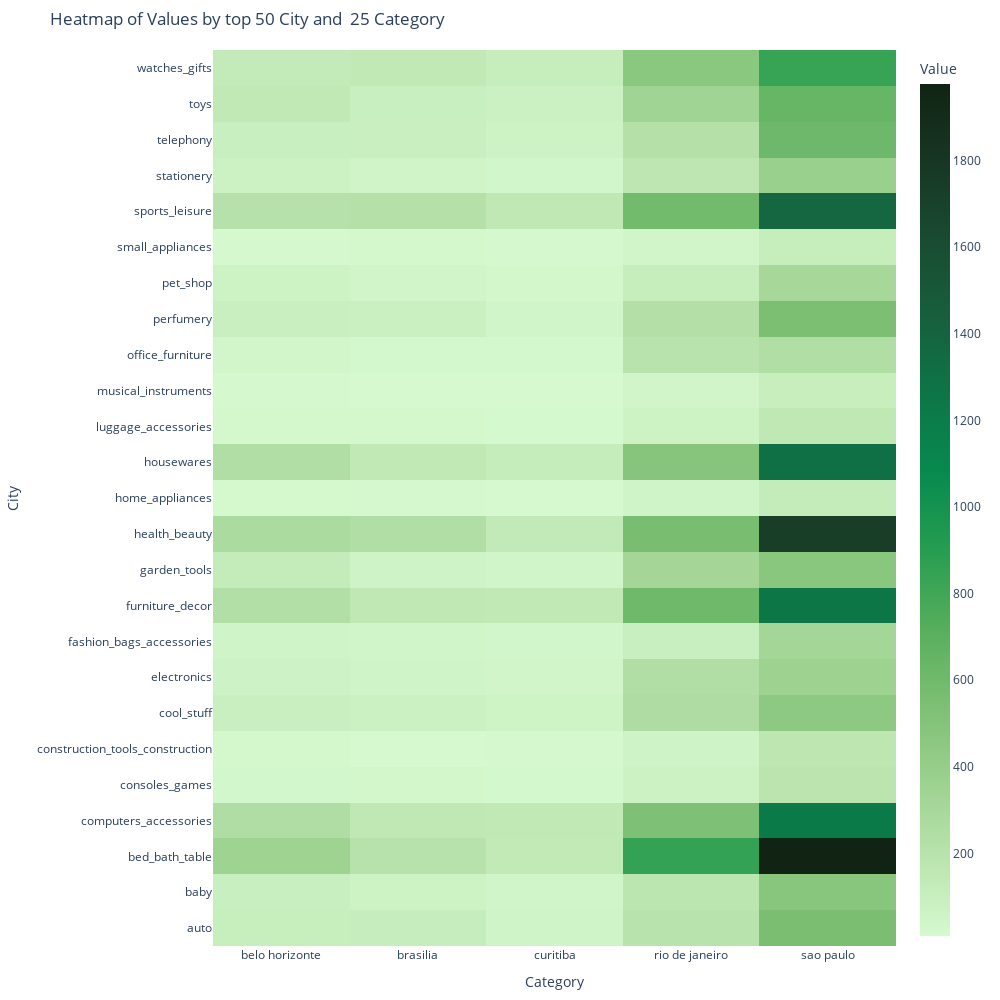

The code cell stored with this chart in its notebook:
### Code cell
import plotly.graph_objects as go

# Assuming you have 'pivot_table' from the previous example
# If not, you can create a sample DataFrame and pivot_table as follows:
# pivot_table = pd.pivot_table(df, values='Value', index='Date', columns='Category', aggfunc='sum')

# Define the trace for the heatmap
trace = go.Heatmap(
    z=pivot_table.values,
    x=pivot_table.columns,
    y=pivot_table.index,
    colorscale='algae',  # You can choose any colorscale
    colorbar=dict(title='Value'),  # Title for the colorbar
    zmin=pivot_table.values.min(),  # Min value for the color scale
    zmax=pivot_table.values.max(),  # Max value for the color scale
    hoverongaps=False  # Prevent displaying hover information for missing values
)

# Define the layout
layout = go.Layout(
    title='Heatmap of Values by top 50 City and  25 Category',
    xaxis=dict(title='Category'),
    yaxis=dict(title='City'),
    margin=dict(l=50, r=50, t=50, b=50)  # Add margin to the plot
)

# Create the figure with specified size
fig = go.Figure(data=[trace], layout=layout)
fig.update_layout(width=1000, height=1000)  # Adjust width and height of the figure

# Show the figure
fig.show()

### Figure 1 — Plotly figure (JSON) as saved in the notebook; plotly's stock layout.template omitted (floating-point values rounded to 4 significant figures)
{"data": [{"colorbar": {"title": {"text": "Value"}}, "colorscale": [[0, "rgb(214, 249, 207)"], [0.09091, "rgb(186, 228, 174)"], [0.1818, "rgb(156, 209, 143)"], [0.2727, "rgb(124, 191, 115)"], [0.3636, "rgb(85, 174, 91)"], [0.4545, "rgb(37, 157, 81)"], [0.5455, "rgb(7, 138, 78)"], [0.6364, "rgb(13, 117, 71)"], [0.7273, "rgb(23, 95, 61)"], [0.8182, "rgb(25, 75, 49)"], [0.9091, "rgb(23, 55, 35)"], [1, "rgb(17, 36, 20)"]], "hoverongaps": false, "type": "heatmap", "x": ["belo horizonte", "brasilia", "curitiba", "rio de janeiro", "sao paulo"], "y": ["auto", "baby", "bed_bath_table", "computers_accessories", "consoles_games", "construction_tools_construction", "cool_stuff", "electronics", "fashion_bags_accessories", "furniture_decor", "garden_tools", "health_beauty", "home_appliances", "housewares", "luggage_accessories", "musical_instruments", "office_furniture", "perfumery", "pet_shop", "small_appliances", "sports_leisure", "stationery", "telephony", "toys", "watches_gifts"], "z": [[104, 109, 53, 193, 551], [98, 69, 46, 175, 481], [350, 206, 140, 852, 1977], [253, 157, 143, 536, 1215], [26, 28, 20, 75, 184], [24, 11, 14, 59, 170], [90, 80, 63, 260, 444], [65, 51, 44, 244, 354], [54, 45, 33, 98, 322], [239, 150, 147, 607, 1249], [124, 60, 46, 316, 471], [273, 244, 136, 566, 1739], [18, 15, 9, 52, 125], [242, 148, 117, 483, 1304], [24, 24, 13, 64, 157], [15, 10, 11, 41, 100], [36, 19, 21, 195, 241], [91, 87, 45, 223, 544], [68, 40, 28, 111, 304], [14, 23, 14, 41, 114], [212, 220, 152, 591, 1379], [73, 48, 32, 168, 379], [97, 93, 67, 216, 615], [142, 96, 82, 340, 645], [128, 147, 110, 468, 839]], "zmax": 1977, "zmin": 9}], "layout": {"height": 1000, "margin": {"b": 50, "l": 50, "r": 50, "t": 50}, "title": {"text": "Heatmap of Values by top 50 City and  25 Category"}, "width": 1000, "xaxis": {"autorange": true, "range": [-0.5, 4.5], "title": {"text": "Category"}, "type": "category"}, "yaxis": {"autorange": true, "range": [-0.5, 24.5], "title": {"text": "City"}, "type": "category"}}}
